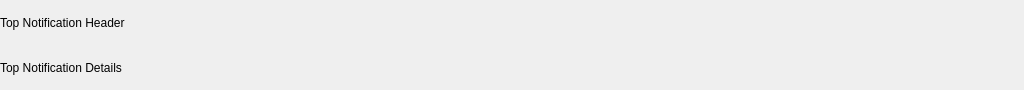
<?xml version="1.0" encoding="UTF-8"?>
<ui version="4.0">
 <class>TopNotificationBar</class>
 <widget class="QWidget" name="TopNotificationBar">
  <property name="geometry">
   <rect>
    <x>0</x>
    <y>0</y>
    <width>1024</width>
    <height>90</height>
   </rect>
  </property>
  <property name="windowTitle">
   <string>Form</string>
  </property>
  <widget class="QWidget" name="topNotification" native="true">
   <property name="geometry">
    <rect>
     <x>0</x>
     <y>0</y>
     <width>1024</width>
     <height>90</height>
    </rect>
   </property>
   <layout class="QVBoxLayout" name="verticalLayout" stretch="1,1">
    <property name="spacing">
     <number>0</number>
    </property>
    <property name="leftMargin">
     <number>0</number>
    </property>
    <property name="topMargin">
     <number>0</number>
    </property>
    <property name="rightMargin">
     <number>0</number>
    </property>
    <property name="bottomMargin">
     <number>0</number>
    </property>
    <item>
     <widget class="QLabel" name="topNotificationHeader">
      <property name="lineWidth">
       <number>1</number>
      </property>
      <property name="text">
       <string>Top Notification Header</string>
      </property>
      <property name="scaledContents">
       <bool>false</bool>
      </property>
      <property name="margin">
       <number>0</number>
      </property>
      <property name="indent">
       <number>-1</number>
      </property>
     </widget>
    </item>
    <item>
     <widget class="QLabel" name="topNotificationDetails">
      <property name="text">
       <string>Top Notification Details</string>
      </property>
      <property name="margin">
       <number>0</number>
      </property>
     </widget>
    </item>
   </layout>
  </widget>
 </widget>
 <resources/>
 <connections/>
</ui>
